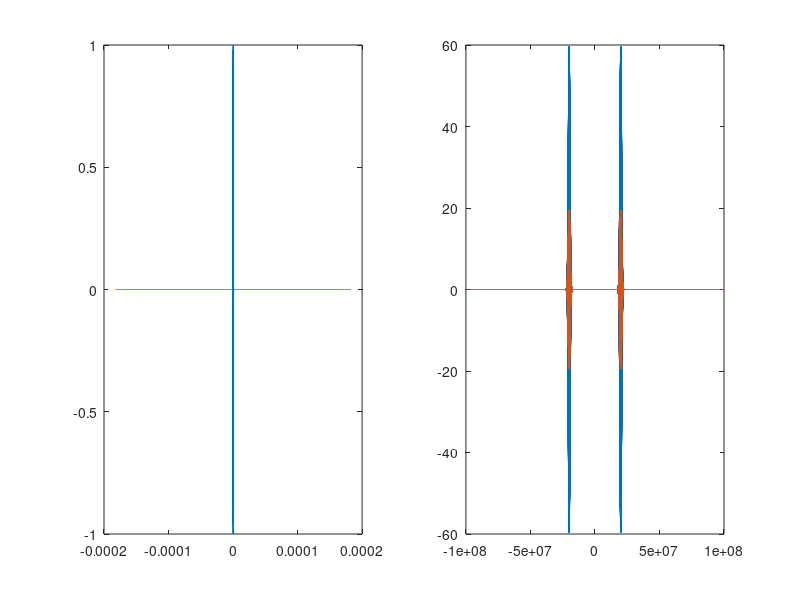
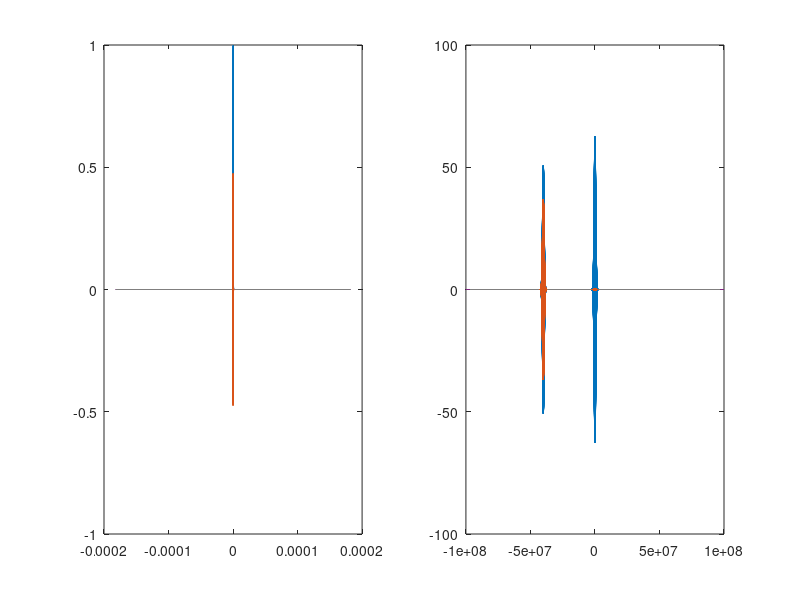

MATLAB code for these plots, in order:
% this script deals with testing how the IQ demodulation works

fs = 200e6;
f =  20e6;
t0 = 0;
sigma = 1/f*5; % [sec] Will give a reasonabke number of cycles in a single pulse

dur = 1/550/5;
N = round(dur*fs/2);
t = (-N:N)/fs;
fAxis = linspace(-fs/2, fs/2, length(t));
oscillation = cos(2*pi*f*(t-t0));
envelope = exp(-(t-t0).^2/2/sigma^2);
pulse = oscillation.*envelope;


c = 1540; % [m/s]
lambda = c/f*1e6;
sprintf('Wavelength = %2.0f [um]\n', lambda)

demod = exp(-2*pi*f*t*1i);

figure
subplot(1, 2, 1)
plot(t, pulse)
subplot(1, 2, 2)
plot(fAxis, real(fftshift(fft(pulse))), fAxis, imag(fftshift(fft(pulse)))); 

demodPulse = pulse.*demod;
figure
subplot(1, 2, 1)
plot(t, real(demodPulse), t, imag(demodPulse))
dpf = fft(demodPulse);
subplot(1, 2, 2);
plot(fAxis, real(fftshift(dpf)), fAxis, imag(fftshift(dpf))) 
